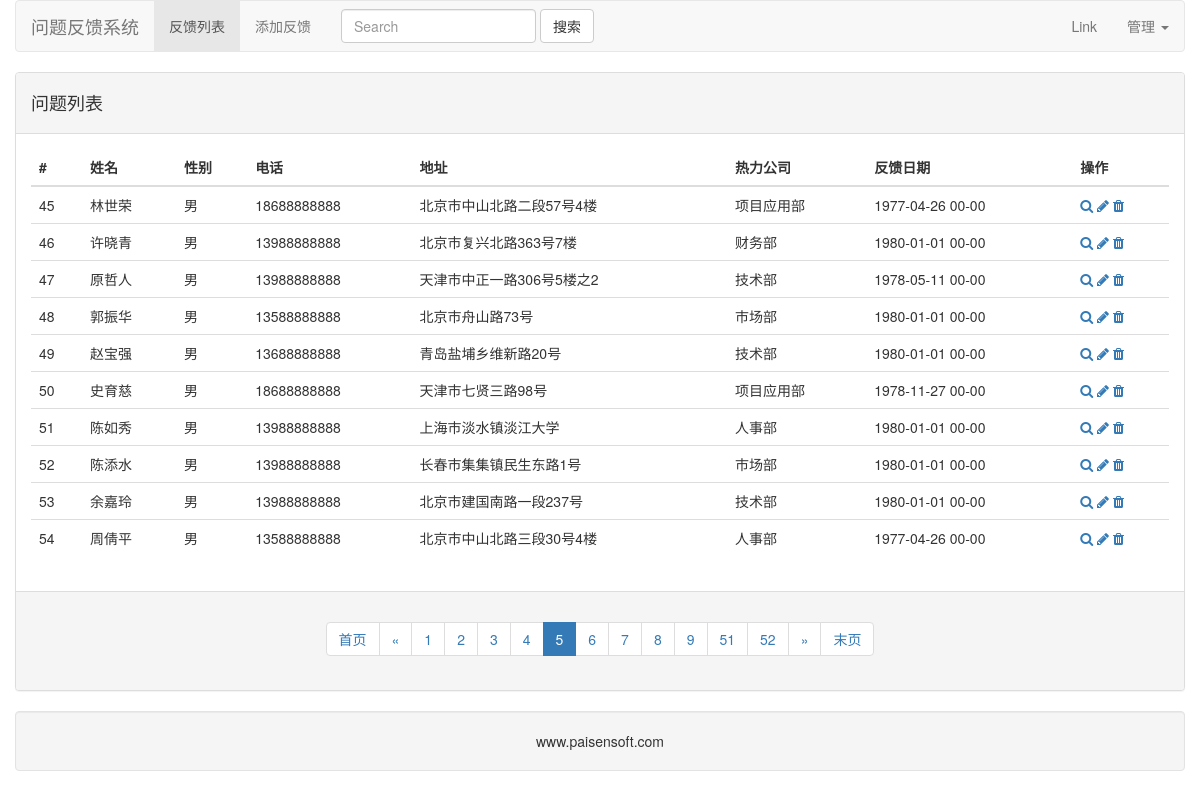
The app's page /admin/list/5/ with its own data.
### feedback/models.py (models this page shows, shortened)
class Employee(db.Model):
    __tablename__ = 'employee'
    id = db.Column(db.Integer, primary_key=True)
    name = db.Column(db.String)
    gender = db.Column(db.String)
    mobile = db.Column(db.String)
    address = db.Column(db.String)
    text = db.Column(db.Text)
    c_time = db.Column(db.DateTime)
    departmentid = db.Column(db.Integer, db.ForeignKey('department.id'))
    department = db.relationship('Department', backref=db.backref('employees', lazy='dynamic'))

class Department(db.Model):
    __tablename__ = 'department'
    id = db.Column(db.Integer, primary_key=True)
    name = db.Column(db.String)

### feedback/views.py (the view, shortened to what this page needs)
class FeedbackList(MethodView):
    def get(self,page=1):
        form = Employee.query.paginate(page,per_page=10)
        return render_template('feedback_list.html',form=form)

### templates/feedback_list.html
{% extends 'base.html' %}
{% import 'helper.html' as helper %}
{% block main_context %}
    <div class="row">
    <div class="panel panel-default">
    <div class="panel-heading">
        <h4>问题列表</h4>
    </div>
        <div class="panel-body">
            <table class="table table-hover">
                <thead>
                <tr>
                    <th>#</th>
                    <th>姓名</th>
                    <th>性别</th>
                    <th>电话</th>
                    <th>地址</th>
                    <th>热力公司</th>
                    <th>反馈日期</th>
                    <th>操作</th>
                </tr>
                </thead>
                <tbody>
                {% for emp in form.items %}
                <tr>
                    <td>{{ emp.id }}</td>
                    <td>{{ emp.name }}</td>
                    <td>{{ emp.gender }}</td>
                    <td>{{ emp.mobile }}</td>
                    <td>{{ emp.address }}</td>
                    <td>{{ emp.department.name }}</td>
                    <td>{{ emp.c_time.strftime('%Y-%m-%d %H-%M') }}</td>
                    <td>
                        <a href=""><i class="fa fa-search"></i></a>
                        <a href="{{ url_for('admin.edit',id=emp.id) }}"><i class="fa fa-pencil"></i></a>
                        <a href="{{ url_for('admin.del',id=emp.id) }}"><i class="fa fa-trash"></i></a>
                    </td>
                </tr>
                {% endfor %}
                </tbody>
            </table>
        </div>
    <div class="panel-footer">
        {{ helper.render_paginate(form,'admin.emplist') }}
    </div>
    </div>
    </div>
{% endblock %}

### records on screen
Employee: id "45", name "林世荣", gender "男", mobile "18688888888", address "北京市中山北路二段57号4楼", department.name "项目应用部", c_time "1977-04-26 00-00"
Employee: id "46", name "许晓青", gender "男", mobile "13988888888", address "北京市复兴北路363号7楼", department.name "财务部", c_time "1980-01-01 00-00"
Employee: id "47", name "原哲人", gender "男", mobile "13988888888", address "天津市中正一路306号5楼之2", department.name "技术部", c_time "1978-05-11 00-00"
Employee: id "48", name "郭振华", gender "男", mobile "13588888888", address "北京市舟山路73号", department.name "市场部", c_time "1980-01-01 00-00"
Employee: id "49", name "赵宝强", gender "男", mobile "13688888888", address "青岛盐埔乡维新路20号", department.name "技术部", c_time "1980-01-01 00-00"
Employee: id "50", name "史育慈", gender "男", mobile "18688888888", address "天津市七贤三路98号", department.name "项目应用部", c_time "1978-11-27 00-00"
Employee: id "51", name "陈如秀", gender "男", mobile "13988888888", address "上海市淡水镇淡江大学", department.name "人事部", c_time "1980-01-01 00-00"
Employee: id "52", name "陈添水", gender "男", mobile "13988888888", address "长春市集集镇民生东路1号", department.name "市场部", c_time "1980-01-01 00-00"
Employee: id "53", name "余嘉玲", gender "男", mobile "13988888888", address "北京市建国南路一段237号", department.name "技术部", c_time "1980-01-01 00-00"
Employee: id "54", name "周倩平", gender "男", mobile "13588888888", address "北京市中山北路三段30号4楼", department.name "人事部", c_time "1977-04-26 00-00"

### other values on screen
{{ page }} "1" "2" "3" "4" "6" "7" "8" "9" "51" "52"
{{ page }} "5"
